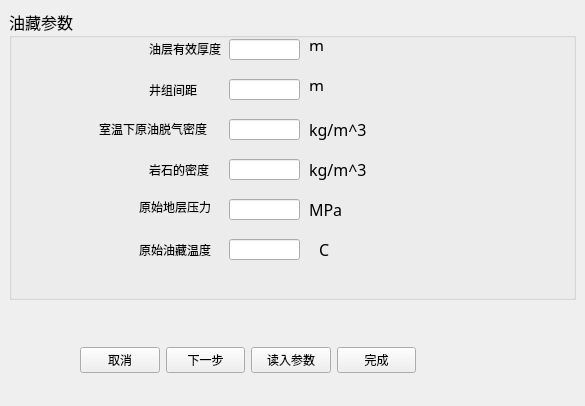
<?xml version="1.0" encoding="UTF-8"?>
<ui version="4.0">
 <class>Widget_Oil_pool_paras</class>
 <widget class="QWidget" name="Widget_Oil_pool_paras">
  <property name="geometry">
   <rect>
    <x>0</x>
    <y>0</y>
    <width>585</width>
    <height>406</height>
   </rect>
  </property>
  <property name="windowTitle">
   <string>基础参数1</string>
  </property>
  <widget class="QGroupBox" name="groupBox_Oil_pool_paras">
   <property name="geometry">
    <rect>
     <x>9</x>
     <y>9</y>
     <width>567</width>
     <height>291</height>
    </rect>
   </property>
   <property name="font">
    <font>
     <family>宋体</family>
     <pointsize>12</pointsize>
    </font>
   </property>
   <property name="title">
    <string>油藏参数</string>
   </property>
   <widget class="QLineEdit" name="lineEdit_para_oil_layer_H">
    <property name="geometry">
     <rect>
      <x>220</x>
      <y>30</y>
      <width>71</width>
      <height>21</height>
     </rect>
    </property>
    <property name="inputMask">
     <string extracomment="数字">9999999999</string>
    </property>
    <property name="dragEnabled">
     <bool>false</bool>
    </property>
    <property name="readOnly">
     <bool>false</bool>
    </property>
   </widget>
   <widget class="QLabel" name="label">
    <property name="geometry">
     <rect>
      <x>140</x>
      <y>30</y>
      <width>81</width>
      <height>20</height>
     </rect>
    </property>
    <property name="font">
     <font>
      <family>SimSun-ExtB</family>
      <pointsize>9</pointsize>
     </font>
    </property>
    <property name="text">
     <string>油层有效厚度</string>
    </property>
   </widget>
   <widget class="QLabel" name="label_2">
    <property name="geometry">
     <rect>
      <x>300</x>
      <y>30</y>
      <width>54</width>
      <height>12</height>
     </rect>
    </property>
    <property name="text">
     <string>m</string>
    </property>
   </widget>
   <widget class="QLabel" name="label_11">
    <property name="geometry">
     <rect>
      <x>300</x>
      <y>70</y>
      <width>54</width>
      <height>12</height>
     </rect>
    </property>
    <property name="text">
     <string>m</string>
    </property>
   </widget>
   <widget class="QLineEdit" name="lineEdit_para_well_space_W">
    <property name="geometry">
     <rect>
      <x>220</x>
      <y>70</y>
      <width>71</width>
      <height>21</height>
     </rect>
    </property>
   </widget>
   <widget class="QLabel" name="label_12">
    <property name="geometry">
     <rect>
      <x>140</x>
      <y>70</y>
      <width>51</width>
      <height>21</height>
     </rect>
    </property>
    <property name="font">
     <font>
      <family>SimSun-ExtB</family>
      <pointsize>9</pointsize>
     </font>
    </property>
    <property name="text">
     <string>井组间距</string>
    </property>
   </widget>
   <widget class="QLabel" name="label_9">
    <property name="geometry">
     <rect>
      <x>300</x>
      <y>110</y>
      <width>71</width>
      <height>21</height>
     </rect>
    </property>
    <property name="text">
     <string>kg/m^3</string>
    </property>
   </widget>
   <widget class="QLabel" name="label_10">
    <property name="geometry">
     <rect>
      <x>90</x>
      <y>110</y>
      <width>121</width>
      <height>20</height>
     </rect>
    </property>
    <property name="font">
     <font>
      <family>SimSun-ExtB</family>
      <pointsize>9</pointsize>
     </font>
    </property>
    <property name="text">
     <string>室温下原油脱气密度</string>
    </property>
   </widget>
   <widget class="QLineEdit" name="lineEdit_para_Roi">
    <property name="geometry">
     <rect>
      <x>220</x>
      <y>110</y>
      <width>71</width>
      <height>21</height>
     </rect>
    </property>
   </widget>
   <widget class="QLineEdit" name="lineEdit_para_Rr">
    <property name="geometry">
     <rect>
      <x>220</x>
      <y>150</y>
      <width>71</width>
      <height>21</height>
     </rect>
    </property>
   </widget>
   <widget class="QLabel" name="label_13">
    <property name="geometry">
     <rect>
      <x>140</x>
      <y>150</y>
      <width>71</width>
      <height>21</height>
     </rect>
    </property>
    <property name="font">
     <font>
      <family>SimSun-ExtB</family>
      <pointsize>9</pointsize>
     </font>
    </property>
    <property name="text">
     <string>岩石的密度</string>
    </property>
   </widget>
   <widget class="QLabel" name="label_14">
    <property name="geometry">
     <rect>
      <x>300</x>
      <y>150</y>
      <width>71</width>
      <height>21</height>
     </rect>
    </property>
    <property name="text">
     <string>kg/m^3</string>
    </property>
   </widget>
   <widget class="QLineEdit" name="lineEdit_para_P_r">
    <property name="geometry">
     <rect>
      <x>220</x>
      <y>190</y>
      <width>71</width>
      <height>21</height>
     </rect>
    </property>
   </widget>
   <widget class="QLabel" name="label_15">
    <property name="geometry">
     <rect>
      <x>130</x>
      <y>190</y>
      <width>81</width>
      <height>16</height>
     </rect>
    </property>
    <property name="font">
     <font>
      <family>SimSun-ExtB</family>
      <pointsize>9</pointsize>
     </font>
    </property>
    <property name="text">
     <string>原始地层压力</string>
    </property>
   </widget>
   <widget class="QLabel" name="label_16">
    <property name="geometry">
     <rect>
      <x>300</x>
      <y>190</y>
      <width>71</width>
      <height>21</height>
     </rect>
    </property>
    <property name="text">
     <string>MPa</string>
    </property>
   </widget>
   <widget class="QLineEdit" name="lineEdit_para_T_r">
    <property name="geometry">
     <rect>
      <x>220</x>
      <y>230</y>
      <width>71</width>
      <height>21</height>
     </rect>
    </property>
   </widget>
   <widget class="QLabel" name="label_17">
    <property name="geometry">
     <rect>
      <x>130</x>
      <y>230</y>
      <width>81</width>
      <height>21</height>
     </rect>
    </property>
    <property name="font">
     <font>
      <family>SimSun-ExtB</family>
      <pointsize>9</pointsize>
     </font>
    </property>
    <property name="text">
     <string>原始油藏温度</string>
    </property>
   </widget>
   <widget class="QLabel" name="label_18">
    <property name="geometry">
     <rect>
      <x>310</x>
      <y>230</y>
      <width>71</width>
      <height>21</height>
     </rect>
    </property>
    <property name="text">
     <string>C</string>
    </property>
   </widget>
  </widget>
  <widget class="QWidget" name="widget" native="true">
   <property name="geometry">
    <rect>
     <x>80</x>
     <y>340</y>
     <width>336</width>
     <height>41</height>
    </rect>
   </property>
   <layout class="QHBoxLayout" name="horizontalLayout">
    <item>
     <widget class="QPushButton" name="pushButton_oil_para_cancel">
      <property name="text">
       <string>取消</string>
      </property>
     </widget>
    </item>
    <item>
     <widget class="QPushButton" name="pushButton_oil_para_next">
      <property name="text">
       <string>下一步</string>
      </property>
     </widget>
    </item>
    <item>
     <widget class="QPushButton" name="pushButton_oil_para_load">
      <property name="text">
       <string>读入参数</string>
      </property>
     </widget>
    </item>
    <item>
     <widget class="QPushButton" name="pushButton_oil_para_finish">
      <property name="text">
       <string>完成</string>
      </property>
     </widget>
    </item>
   </layout>
  </widget>
 </widget>
 <resources/>
 <connections/>
</ui>
